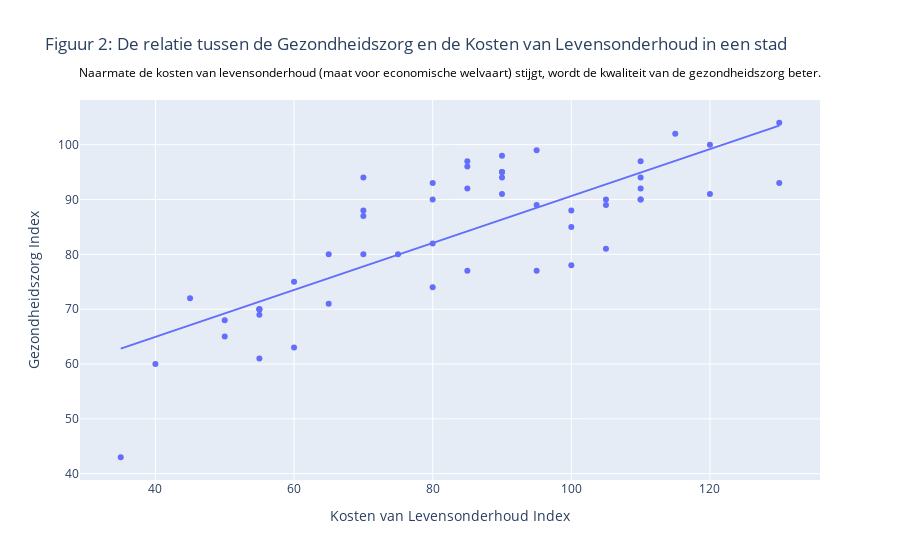

The cell this chart's notebook holds for it:
### Markdown cell above
Een goede gezondheidszorg is essentieel om ziekten te voorkomen of te genezen. Hieronder is een spreidingsdiagram weergegeven waarin de relatie tussen de kosten van levensonderhoud index (de gebruikte maat voor economische welvaart) op de x-as is uitgezet tegen de gezondheidszorg index op de y-as. De gezondheidszorg index geeft de kwaliteit van de gezondheidszorg aan.

### Code cell
fig = px.scatter(
    final_data,
    x='Cost_of_Living_Index',
    y='Healthcare_Index',
    title='Figuur 2: De relatie tussen de Gezondheidszorg en de Kosten van Levensonderhoud in een stad',
    labels={
        'Cost_of_Living_Index': 'Kosten van Levensonderhoud Index',
        'Healthcare_Index': 'Gezondheidszorg Index'
    },
    trendline='ols'
)


fig.update_layout(
    annotations=[
        dict(
            x=0.5,
            y=1.1,
            xref='paper',
            yref='paper',
            text="Naarmate de kosten van levensonderhoud (maat voor economische welvaart) stijgt, wordt de kwaliteit van de gezondheidszorg beter.",
            showarrow=False,
            font=dict(
                size=12,
                color="black"
            )
        )
    ]
)

fig.show()


correlation = final_data['Healthcare_Index'].corr(final_data['Cost_of_Living_Index'])
print("Correlatiecoëfficiënt tussen de kosten van levensonderhoud index en de gezondheidszorg index:", correlation)

### Figure 1 — Plotly figure (JSON) as saved in the notebook; plotly's stock layout.template omitted (floating-point values rounded to 4 significant figures)
{"data": [{"hovertemplate": "Kosten van Levensonderhoud Index=%{x}<br>Gezondheidszorg Index=%{y}<extra></extra>", "legendgroup": "", "marker": {"color": "#636efa", "symbol": "circle"}, "mode": "markers", "name": "", "orientation": "v", "showlegend": false, "type": "scatter", "x": [110, 80, 55, 95, 85, 90, 120, 95, 75, 40, 55, 70, 60, 100, 115, 105, 80, 95, 110, 120, 90, 85, 70, 60, 50, 130, 105, 110, 70, 105, 100, 85, 35, 90, 55, 65, 80, 85, 50, 90, 110, 55, 80, 130, 70, 45, 110, 90, 55, 100, 65], "xaxis": "x", "y": [97, 93, 69, 89, 92, 95, 100, 99, 80, 60, 70, 87, 63, 85, 102, 81, 90, 77, 94, 91, 95, 96, 88, 75, 68, 104, 89, 92, 80, 90, 78, 97, 43, 98, 70, 71, 82, 77, 65, 91, 90, 61, 74, 93, 94, 72, 90, 94, 70, 88, 80], "yaxis": "y"}, {"hovertemplate": "<b>OLS trendline</b><br>Healthcare_Index = 0.427971 * Cost_of_Living_Index + 47.8318<br>R<sup>2</sup>=0.632596<br><br>Kosten van Levensonderhoud Index=%{x}<br>Gezondheidszorg Index=%{y} <b>(trend)</b><extra></extra>", "legendgroup": "", "marker": {"color": "#636efa", "symbol": "circle"}, "mode": "lines", "name": "", "showlegend": false, "type": "scatter", "x": [35, 40, 45, 50, 50, 55, 55, 55, 55, 55, 60, 60, 65, 65, 70, 70, 70, 70, 75, 80, 80, 80, 80, 85, 85, 85, 85, 90, 90, 90, 90, 90, 95, 95, 95, 100, 100, 100, 105, 105, 105, 110, 110, 110, 110, 110, 115, 120, 120, 130, 130], "xaxis": "x", "y": [62.81, 64.95, 67.09, 69.23, 69.23, 71.37, 71.37, 71.37, 71.37, 71.37, 73.51, 73.51, 75.65, 75.65, 77.79, 77.79, 77.79, 77.79, 79.93, 82.07, 82.07, 82.07, 82.07, 84.21, 84.21, 84.21, 84.21, 86.35, 86.35, 86.35, 86.35, 86.35, 88.49, 88.49, 88.49, 90.63, 90.63, 90.63, 92.77, 92.77, 92.77, 94.91, 94.91, 94.91, 94.91, 94.91, 97.05, 99.19, 99.19, 103.5, 103.5], "yaxis": "y"}], "layout": {"annotations": [{"font": {"color": "black", "size": 12}, "showarrow": false, "text": "Naarmate de kosten van levensonderhoud (maat voor economische welvaart) stijgt, wordt de kwaliteit van de gezondheidszorg beter.", "x": 0.5, "xref": "paper", "y": 1.1, "yref": "paper"}], "legend": {"tracegroupgap": 0}, "title": {"text": "Figuur 2: De relatie tussen de Gezondheidszorg en de Kosten van Levensonderhoud in een stad"}, "xaxis": {"anchor": "y", "domain": [0, 1], "title": {"text": "Kosten van Levensonderhoud Index"}}, "yaxis": {"anchor": "x", "domain": [0, 1], "title": {"text": "Gezondheidszorg Index"}}}}
